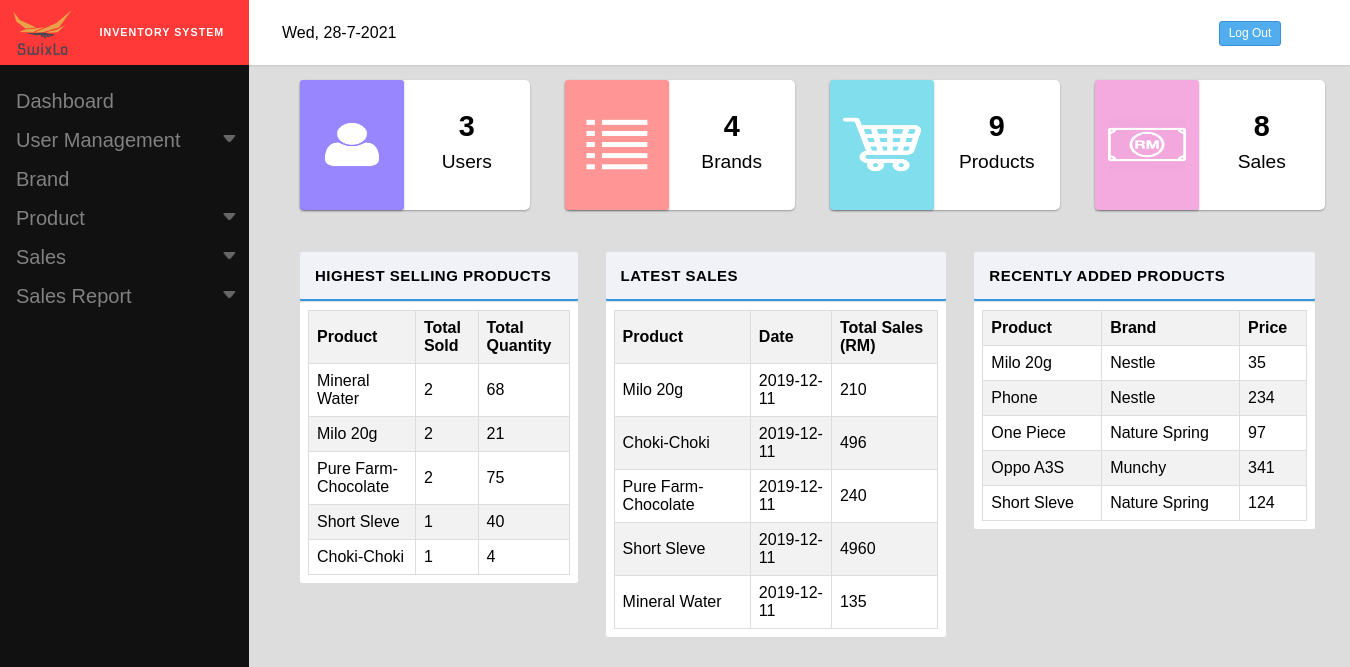
Screenshot of /dashboard.php (signed in) with the database file from the repository.
### tables this page shows
CREATE TABLE `sales` (
  `sale_id` int(32) NOT NULL,
  `buy_price1` int(11) NOT NULL,
  `total_price` int(255) NOT NULL,
  `total_quantity` int(255) NOT NULL,
  `product_id` int(255) NOT NULL,
  `date` date NOT NULL,
  `UserId` int(255) NOT NULL
);

CREATE TABLE `products` (
  `product_id` int(32) NOT NULL,
  `product_name` varchar(255) NOT NULL,
  `product_detail` varchar(255) NOT NULL,
  `buy_price` int(255) NOT NULL,
  `sell_price` int(255) NOT NULL,
  `categorie_id` int(32) NOT NULL,
  `product_quantity` int(255) NOT NULL
);

CREATE TABLE `categories` (
  `id` int(32) NOT NULL,
  `name` varchar(255) NOT NULL
);

### dashboard.php (the view, shortened to what this page needs)
<?php
      			$conn = mysqli_connect("localhost","muhammad_user1","H89EPXkT^^m4","muhammad_db");
      			$query = "SELECT COUNT(*) AS c FROM user;";
				$result = $conn->query($query);
				$row =$result->fetch_assoc();
				$total = $row['c'];
 ?>
<?php
      			$conn = mysqli_connect("localhost","muhammad_user1","H89EPXkT^^m4","muhammad_db");
      			$query = "SELECT COUNT(*) AS c FROM categories;";
				$result = $conn->query($query);
				$row =$result->fetch_assoc();
				$categorie = $row['c'];
 ?>
 <?php
      			$conn = mysqli_connect("localhost","muhammad_user1","H89EPXkT^^m4","muhammad_db");
      			$query = "SELECT COUNT(*) AS c FROM products;";
				$result = $conn->query($query);
				$row =$result->fetch_assoc();
				$product = $row['c'];
 ?>
 <?php
      			$conn = mysqli_connect("localhost","muhammad_user1","H89EPXkT^^m4","muhammad_db");
      			$query = "SELECT COUNT(*) AS c FROM sales;";
				$result = $conn->query($query);
				$row =$result->fetch_assoc();
				$sale = $row['c'];
 ?>
<!DOCTYPE html>
<html>
<head>
	<link rel="stylesheet" type="text/css" href="stylesheets/style.css">
</head>
<body>
<?php include_once('layouts/header.php'); ?>
<?php include_once('layouts/menu.php'); ?>
<div class="row">
	<div class="row1">
		<div class="name" style="background-color: #9786ff">
			<img src="source/person.png" class="symbol">
		</div>
		<div class="data">
			<h2 class="totalName"><?php echo $total; ?></h2>
			<p class="pName">Users</p>
		</div>
	</div>
	<div class="row1">
		<div class="name" style="background-color: #ff9595">
			<img src="source/list.png" class="symbol">
		</div>
		<div class="data">
			<h2 class="totalName"><?php echo $categorie; ?></h2>
			<p class="pName">Brands</p>
		</div>
	</div>
	<div class="row1">
		<div class="name" style="background-color: #81deec">
			<img src="source/shoppingCart.png" class="symbol">
		</div>
		<div class="data">
			<h2 class="totalName"><?php echo $product; ?></h2>
			<p class="pName">Products</p>
		</div>
	</div>
	<div class="row1">
		<div class="name"  style="background-color:#f5aadf">
			<img src="source/money.png" class="symbol">
		</div>
		<div class="data">
			<h2 class="totalName"><?php echo $sale; ?></h2>
			<p class="pName">Sales</p>
		</div>
	</div>
</div>
<div class="table">
	<div class="table3">
		<div class="head">
			<strong>
				<span>Highest Selling Products</span>
			</strong>
		</div>
		<div class="body" style="margin-bottom: 2em;">
			<table>
				<thead>
				<tr>
					<th>Product</th>
					<th>Total Sold</th>
					<th>Total Quantity</th>
				</tr>
				</thead>
				<tbody>
					<tr>
						<?php
                  $conn = mysqli_connect("localhost","muhammad_user1","H89EPXkT^^m4","muhammad_db");
                  $result = $conn->query("SELECT B.product_name,count(A.sale_id) AS total, SUM(A.total_quantity) as sum1 FROM sales AS A INNER JOIN products AS B ON B.product_id = A.product_id GROUP BY B.product_name ORDER BY total desc  LIMIT 5");
                  while($row = $result->fetch_assoc()) {
                  echo "<tr><td>" . $row["product_name"]. "</td><td>"
                  . $row["total"]. "</td><td>" . $row["sum1"] . "</td></tr>";
                }
                  ?>
					</tr>
				</tbody>
			</table>
		</div>
	</div>
	<div class="table1">
		<div class="head">
			<strong>
				<span>latest sales</span>
			</strong>
		</div>
		<div class="body">
			<table>
				<thead>
				<tr>
					<th>Product</th>
					<th>Date</th>
					<th>Total Sales (RM)</th>
				</tr>
				</thead>
				<tbody>
					<tr>
						<?php
                  $conn = mysqli_connect("localhost","muhammad_user1","H89EPXkT^^m4","muhammad_db");
                  $result = $conn->query("SELECT * FROM sales INNER JOIN products where sales.product_id = products.product_id ORDER BY sales.date desc LIMIT 5");
                  while($row = $result->fetch_assoc()) {
                  echo "<tr><td>" . $row["product_name"] . "</td><td>"
                  . $row["date"]. "</td><td>" . $row["total_quantity"]* $row["total_price"] . "</td></tr>";
                }
                  ?>
					</tr>
				</tbody>
			</table>
		</div>
	</div>
	<div class="table1">
		<div class="head">
			<strong>
				<span>recently added products</span>
			</strong>
		</div>
		<div class="body" style="margin-bottom: 2em;">
			<table>
				<thead>
				<tr>
					<th>Product</th>
					<th>Brand</th>
					<th>Price</th>
				</tr>
				</thead>
				<tbody>
					<tr>
						<?php
                  $conn = mysqli_connect("localhost","muhammad_user1","H89EPXkT^^m4","muhammad_db");
                  $result = $conn->query("SELECT * FROM products INNER JOIN categories WHERE products.categorie_id = categories.id ORDER BY product_id desc LIMIT 5");
                  while($row = $result->fetch_assoc()) {
                  echo "<tr><td>" . $row["product_name"] . "</td><td>"
                  . $row["name"]. "</td><td>" . $row["sell_price"] . "</td></tr>";
                }
                  ?>
					</tr>
				</tbody>
			</table>
		</div>
	</div>
</div>
</body>
</html>

### layouts/header.php (shortened to what this page needs)
<header id="header">
	<div class="brand">
		<img src="source/logo.png" class="logo">
		<div>
			<h6>inventory System</h6>
		</div>
	</div>
	<div class="date"><?php echo date("D, j-n-Y"); ?></div>
	<div class="profile">
		<form method="post">
			<button OnClick="return confirm('Are you sure to Log Out?');" name="log" class="button0">
				Log Out
			</button>
		</form>
	</div>
</header>

### layouts/menu.php (shortened to what this page needs)
<!DOCTYPE html>
<html>
<head>
	<link rel="stylesheet" type="text/css" href="stylesheet/style.css">
</head>
<body>
  <?php
  $level=$_SESSION['level'];
  if ($level==2) {
    require('layouts/user_menu.php');
      }
  else if($level==1 || $level==3)  {
    require('layouts/admin_menu.php');
  }
  ?>
</body>
</html>

### layouts/admin_menu.php (shortened to what this page needs)
<ul class="menu">
	<li>
  			 <a href="dashboard.php">
    		 <span>Dashboard</span>
  			 </a>
 		</li>
 		<li>
          <button class="dropdown-btn">User Management
            <img class="img" src="source/caretDown.png">
         </button>
 		</li>
 		<li>
  			 <a href="category.php">
    		 <span>Brand</span>
  			 </a>
 		</li>
 		<li>
          <button class="dropdown-btn">Product
          <img class="img" src="source/caretDown.png">
          </button>
 		</li>
 		<li>
         <button class="dropdown-btn">Sales
           <img class="img" src="source/caretDown.png">
        </button>
 		</li>
 		<li>
          <button class="dropdown-btn">Sales Report
          <img class="img" src="source/caretDown.png">
           </button>
 		</li>
</ul>

### stylesheets/style.css (style rules this page uses)
* { margin: 0; padding: 0; box-sizing: border-box; }
body { background-color: #ddd; font-family: sans-serif; }
.button0 { border-radius:3px; transition: all 300ms ease-in-out; display: inline-block; padding: 3px 9px; margin-bottom: 0; font-size: 12px; font-weight:300; line-height: 1.42857143; text-align: center; white-space: nowrap; vertical-align: middle; touch-action: manipulation; cursor: pointer; user-select: none; background-image: none; border: 1px solid transparent; color: #fff; background-color: #51aded; border-color: #3d8fd8; }
tr:nth-child(odd) { background-color: #f2f2f2; }
#header { position: fixed; z-index: 99; top: 0; left: 0; width: 100%; height: 65px; line-height: 65px; box-shadow: 0 1px 2px rgba(0,0,0,0.1); background-color: white; }
header > .brand { color: #fff; text-align: center; font-weight: 700; text-transform: uppercase; letter-spacing: 1px; display: inline-block; width: 249px; background-color: #ff3838; position: absolute; }
.date { position: absolute; left: 250px; width: 170px; height: 60px; padding-left: 2em; }
.profile { position: fixed; right: 0px; width: 200px; height: 60px; margin:0; text-align: center; }
.logo { margin-left: 10px; width: 26%; float: left; }
.menu { height: 100%; width: 249px; position: fixed; z-index: 1; top: 0; left: 0; background-color: #111; overflow-x: hidden; padding: 65px 0 0; list-style: none; padding-top: 80px; }
.menu a, .dropdown-btn { padding: 10px 8px 6px 16px; text-decoration: none; font-size: 20px; color: #818181; display: block; border: none; background: none; width:100%; text-align: left; cursor: pointer; outline: none; }
.img { width:14px; height:8px; float: right; margin-top: 6px; margin-right: 5px; }
.row { position: relative; height: 145px; width: 1060px; left: 280px; top: 80px; }
.row1 { position: relative; padding-bottom: 1px; float: left; margin-left: 20px; margin-right: 15px; height: 130px; width: 230px; background-color: #ffffff; border-radius: 5px; box-shadow: 0 1px 2px rgba(0,0,0,0.3); }
.name { display: inline-block; border-radius:3px; height: 101%; width: 45%; text-align: center; padding-top: 24px; color: white; box-shadow: 0 1px 2px rgba(0,0,0,0.3); }
.symbol { height: 65%; width: 75%; padding-top: 12px; align-items: center; }
.data { display: inline-block; text-align: center; height: 100%; width: 55%; padding-top: 30px; float: right; }
.totalName { font-size: 1.8em; }
.pName { padding-top: 8px; font-size: 1.2em; }
.table { position: relative; height: 145px; width: 1050px; left: 278px; top: 105px; padding-left: 7px; }
.table1 { display: inline-block; border:solid 1px #ddd; float: left; align-items:center; text-align: left; font-family: arial, sans-serif; margin-right: 11px; margin-left: 13px; width: 33.049%; }
.table3 { display: inline-block; border:solid 1px #ddd; float: left; align-items:center; text-align: left; font-family: arial, sans-serif; margin-right: 11px; margin-left: 13px; width: 27%; }
.head { border:solid 1px #ddd; text-transform: uppercase; font-size: 15px; letter-spacing: 0.5px; padding: 15px; border-bottom:solid 2px #3498DB; border-radius: 3px; background-color: #f1f2f7; }
th,tr,td { border:solid 1px #ddd; text-align: left; padding: 8px; }
table { border-collapse: collapse; width: 100%; }
.body { padding: 8px; background-color: white; border-radius: 3px; border:solid 1px #ddd; }

### rows the page displays
sales: product.product_name "Milo 20g", date "2019-12-11", $row["total_quantity"]* $row["total_price"] "210"
sales: product.product_name "Choki-Choki", date "2019-12-11", $row["total_quantity"]* $row["total_price"] "496"
sales: product.product_name "Pure Farm-Chocolate", date "2019-12-11", $row["total_quantity"]* $row["total_price"] "240"
sales: product.product_name "Short Sleve", date "2019-12-11", $row["total_quantity"]* $row["total_price"] "4960"
sales: product.product_name "Mineral Water", date "2019-12-11", $row["total_quantity"]* $row["total_price"] "135"
products: product_name "Milo 20g", categorie.name "Nestle", sell_price "35"
products: product_name "Phone", categorie.name "Nestle", sell_price "234"
products: product_name "One Piece", categorie.name "Nature Spring", sell_price "97"
products: product_name "Oppo A3S", categorie.name "Munchy", sell_price "341"
products: product_name "Short Sleve", categorie.name "Nature Spring", sell_price "124"

### other values shown
$total "3"
$categorie "4"
$product "9"
$sale "8"
$row["product_name"] "Mineral Water"
$row["total"] "2"
$row["sum1"] "68"
$row["product_name"] "Milo 20g"
$row["sum1"] "21"
$row["product_name"] "Pure Farm-Chocolate"
$row["sum1"] "75"
$row["product_name"] "Short Sleve"
$row["total"] "1"
$row["sum1"] "40"
$row["product_name"] "Choki-Choki"
